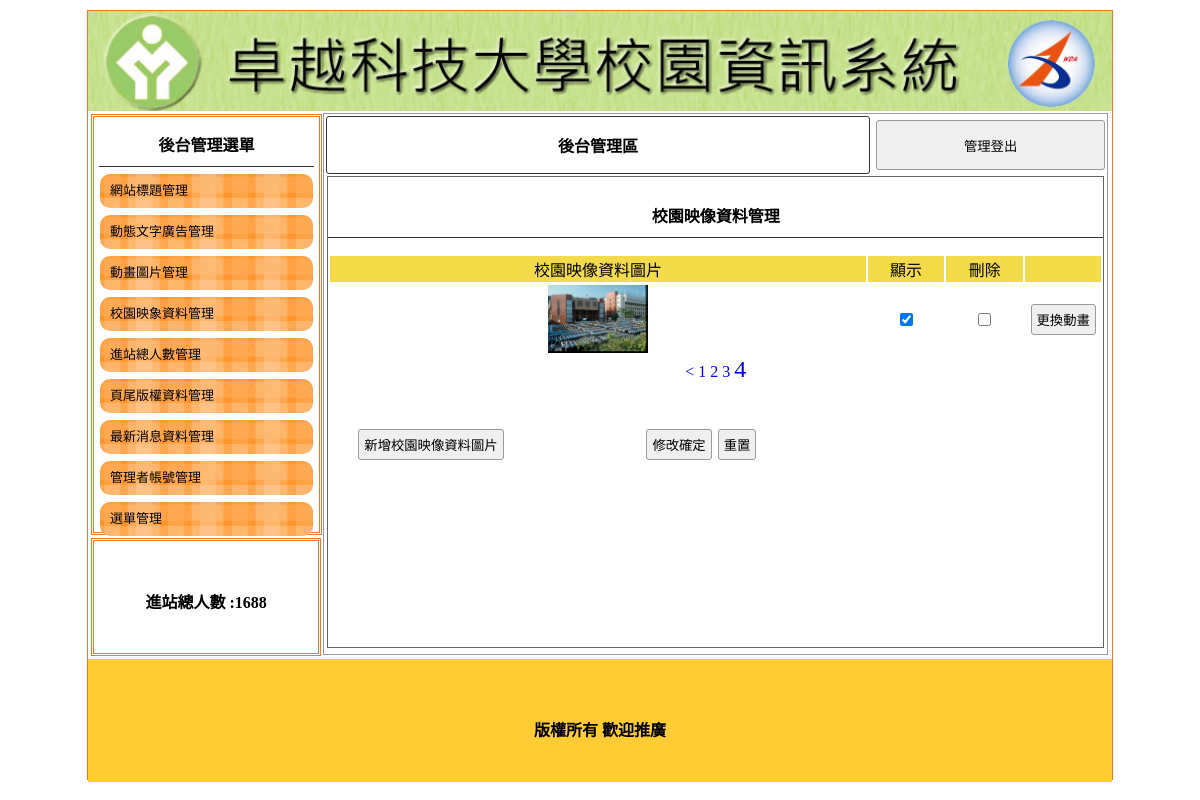
Screenshot of /back.php?do=image&p=4 with the database file from the repository.
### tables this page shows
CREATE TABLE `titles` (
  `id` int(10) UNSIGNED NOT NULL,
  `img` text NOT NULL,
  `text` text NOT NULL,
  `sh` int(1) UNSIGNED NOT NULL
);

CREATE TABLE `total` (
  `id` int(10) NOT NULL,
  `total` int(10) NOT NULL DEFAULT 0
);

CREATE TABLE `image` (
  `id` int(10) UNSIGNED NOT NULL,
  `img` text NOT NULL,
  `sh` int(1) UNSIGNED NOT NULL
);

CREATE TABLE `bottom` (
  `id` int(10) NOT NULL,
  `bottom` text NOT NULL
);

### api/db.php (called while the page is built, shortened)
<?php
class DB{
    protected $dsn = "mysql:host=localhost;charset=utf8;dbname=db13";
    protected $pdo;
    protected $table;
    public function __construct($table)
    {
        $this->table=$table;
        $this->pdo=new PDO($this->dsn,'root','');
    }
    function all( $where = '', $other = '')
    {
        $sql = "select * from `$this->table` ";
        $sql =$this->sql_all($sql,$where,$other);
        return  $this->pdo->query($sql)->fetchAll(PDO::FETCH_ASSOC);
    }
    function count( $where = '', $other = ''){
        $sql = "select count(*) from `$this->table` ";
        $sql=$this->sql_all($sql,$where,$other);
        return  $this->pdo->query($sql)->fetchColumn();
    }
    function find($id)
    {
        $sql = "select * from `$this->table` ";
        if (is_array($id)) {
            $tmp = $this->a2s($id);
            $sql .= " where " . join(" && ", $tmp);
        } else if (is_numeric($id)) {
            $sql .= " where `id`='$id'";
        }
        $row = $this->pdo->query($sql)->fetch(PDO::FETCH_ASSOC);
        return $row;
    }
    private function a2s($array){
        foreach ($array as $col => $value) {
            $tmp[] = "`$col`='$value'";
        }
        return $tmp;
    }
    private function sql_all($sql,$array,$other){
        if (isset($this->table) && !empty($this->table)) {
            if (is_array($array)) {
                if (!empty($array)) {
                    $tmp = $this->a2s($array);
                    $sql .= " where " . join(" && ", $tmp);
                }
            } else {
                $sql .= " $array";
            }
            $sql .= $other;
            return $sql;
        }
    }
}
$Title=new DB('titles');
$Total=new DB('total');
$Bottom=new DB('bottom');
if(isset($_GET['do'])){
    if(isset(${ucfirst($_GET['do'])})){
        $DB=${ucfirst($_GET['do'])};
    }
}else{
    $DB=$Title;
}
?>

### back.php (the view, shortened to what this page needs)
<?php include_once "./api/db.php"; ?>
<!DOCTYPE html PUBLIC "-//W3C//DTD XHTML 1.0 Transitional//EN" "http://www.w3.org/TR/xhtml1/DTD/xhtml1-transitional.dtd">
<html xmlns="http://www.w3.org/1999/xhtml">
<head>
	<link href="./css/css.css" rel="stylesheet" type="text/css">
</head>
<body>
	<div id="main">
		<?php
		$title = $Title->find(['sh' => 1]);
		?>
		<a title="<?= $title['text']; ?>" href="index.php">
			<div class="ti" style="background:url(&#39;./img/<?= $title['img']; ?>&#39;); background-size:cover;"></div>
		</a>
		<div id="ms">
			<div id="lf" style="float:left;">
				<div id="menuput" class="dbor">
					<span class="t botli">後台管理選單</span>
					<a style="color:#000; font-size:13px; text-decoration:none;" href="?do=title">
						<div class="mainmu">
							網站標題管理 </div>
					</a>
					<a style="color:#000; font-size:13px; text-decoration:none;" href="?do=ad">
						<div class="mainmu">
							動態文字廣告管理 </div>
					</a>
					<a style="color:#000; font-size:13px; text-decoration:none;" href="?do=mvim">
						<div class="mainmu">
							動畫圖片管理 </div>
					</a>
					<a style="color:#000; font-size:13px; text-decoration:none;" href="?do=image">
						<div class="mainmu">
							校園映象資料管理 </div>
					</a>
					<a style="color:#000; font-size:13px; text-decoration:none;" href="?do=total">
						<div class="mainmu">
							進站總人數管理 </div>
					</a>
					<a style="color:#000; font-size:13px; text-decoration:none;" href="?do=bottom">
						<div class="mainmu">
							頁尾版權資料管理 </div>
					</a>
					<a style="color:#000; font-size:13px; text-decoration:none;" href="?do=news">
						<div class="mainmu">
							最新消息資料管理 </div>
					</a>
					<a style="color:#000; font-size:13px; text-decoration:none;" href="?do=admin">
						<div class="mainmu">
							管理者帳號管理 </div>
					</a>
					<a style="color:#000; font-size:13px; text-decoration:none;" href="?do=menu">
						<div class="mainmu">
							選單管理 </div>
					</a>
				</div>
				<div class="dbor" style="margin:3px; width:95%; height:20%; line-height:100px;">
					<span class="t">進站總人數 :<?= $Total->find(1)['total']; ?></span>
				</div>
			</div>
			<div class="di" style="height:540px; border:#999 1px solid; width:76.5%; margin:2px 0px 0px 0px; float:left; position:relative; left:20px;">
				<table width="100%">
					<tbody>
						<tr>
							<td style="width:70%;font-weight:800; border:#333 1px solid; border-radius:3px;" class="cent"><a href="?do=admin" style="color:#000; text-decoration:none;">後台管理區</a></td>
							<td><button onclick="document.cookie='user=';location.replace('?')" style="width:99%; margin-right:2px; height:50px;">管理登出</button></td>
						</tr>
					</tbody>
				</table>
				<?php
				$do = $_GET['do'] ?? 'title';
				$file = "./back/{$do}.php";
				if (file_exists($file)) {
					include $file;
				} else {
					include "./back/title.php";
				}
				?>
			</div>
		</div>
		<div style="width:1024px; left:0px; position:relative; background:#FC3; margin-top:4px; height:123px; display:block;">
			<span class="t" style="line-height:123px;"><?= $Bottom->find(1)['bottom']; ?></span>
		</div>
	</div>
</body>
</html>

### back/image.php (shortened to what this page needs)
<div style="width:99%; height:87%; margin:auto; overflow:auto; border:#666 1px solid;">
    <p class="t cent botli">校園映像資料管理</p>
    <form method="post" action="./api/edit.php">
        <table width="100%" style="text-align: center">
            <tbody>
                <tr class="yel">
                    <td width="70%">校園映像資料圖片</td>
                    <td width="10%">顯示</td>
                    <td width="10%">刪除</td>
                    <td></td>
                </tr>
                <?php
                $total=$DB->count();
                $div=3;
                $pages=ceil($total/$div);
                $now=$_GET['p']??1;
                $start=($now-1)*$div;
                $rows=$DB->all(" limit $start,$div");
                foreach($rows as $row){
                ?>
                <tr>
                    <td>
                        <img src="./img/<?=$row['img'];?>" style="width:100px;height:68px">
                    </td>
                    <td>
                        <input type="checkbox" name="sh[]" value="<?=$row['id'];?>" <?=($row['sh']==1)?'checked':'';?>>
                    </td>
                    <td>
                    <input type="checkbox" name="del[]" value="<?=$row['id'];?>">
                    </td>
                    <td>
                    <input type="button" onclick="op('#cover','#cvr','./modal/upload.php?table=<?=$do;?>&id=<?=$row['id'];?>')" value="更換動畫">
                    </td>
                </tr>
                <?php
                }
                ?>
            </tbody>
        </table>
        <div class="cent">
        <?php
            if(($now-1)>=1){
                $prev=$now-1;
                echo "<a href='?do=$do&p=$prev'> < </a>";
            }
            for($i=1;$i<=$pages;$i++){
                $fontsize=($now==$i)?'24px':'16px';
                echo "<a href='?do=$do&p=$i' style='font-size:$fontsize'> $i </a>";
            }
            ?>
        <table style="margin-top:40px; width:70%;">
            <tbody>
                <tr>
                    <td width="200px"><input type="button" onclick="op('#cover','#cvr','./modal/<?=$do;?>.php?table=<?=$do;?>')" value="新增校園映像資料圖片"></td>
                    <td class="cent"><input type="submit" value="修改確定"><input type="reset" value="重置"></td>
                </tr>
            </tbody>
        </table>
    </form>
</div>

### css/css.css (style rules this page uses)
body { padding:0px; margin:0px; }
#main { width:1024px; height:768px; margin:10px auto 10px auto; border:#EE7728 1px solid; position:relative; }
.ti { width:100%; height:100px; position:relative; background-size:cover; background-repeat:no-repeat; }
.dbor { border:#EE7728 double 3px; margin:1px; padding:2px 10px 2px 10px; }
.t { font-weight:800; display:block; text-align:center; padding:10px 1px 10px 1px; }
.botli { border-bottom:#333 1px solid; }
.mainmu { position:relative; border-radius:10px; background:url(../icon/menu.fw.png) center no-repeat; background-size:cover; line-height:30px; padding:2px 10px 2px 10px; margin:7px 1px 7px 1px; }
#lf { height:540px; width:21%; display:inline-block; }
#menuput { width:100%; height:75%; position:relative; padding:5px; display:block; margin: 3px; }
.di { display:inline-block; }
.cent { text-align:center; }
input,button { border:#999 1px solid; border-radius:3px; background:#EFEFEF; padding:5px; margin:3px; }
.yel td { background:#F3DA49; text-align:center; }
a { text-decoration: none; }

### rows the page displays
titles: img (picture)
total: total "1688"
image: img (picture), sh "☑"
bottom: bottom "版權所有 歡迎推廣"
